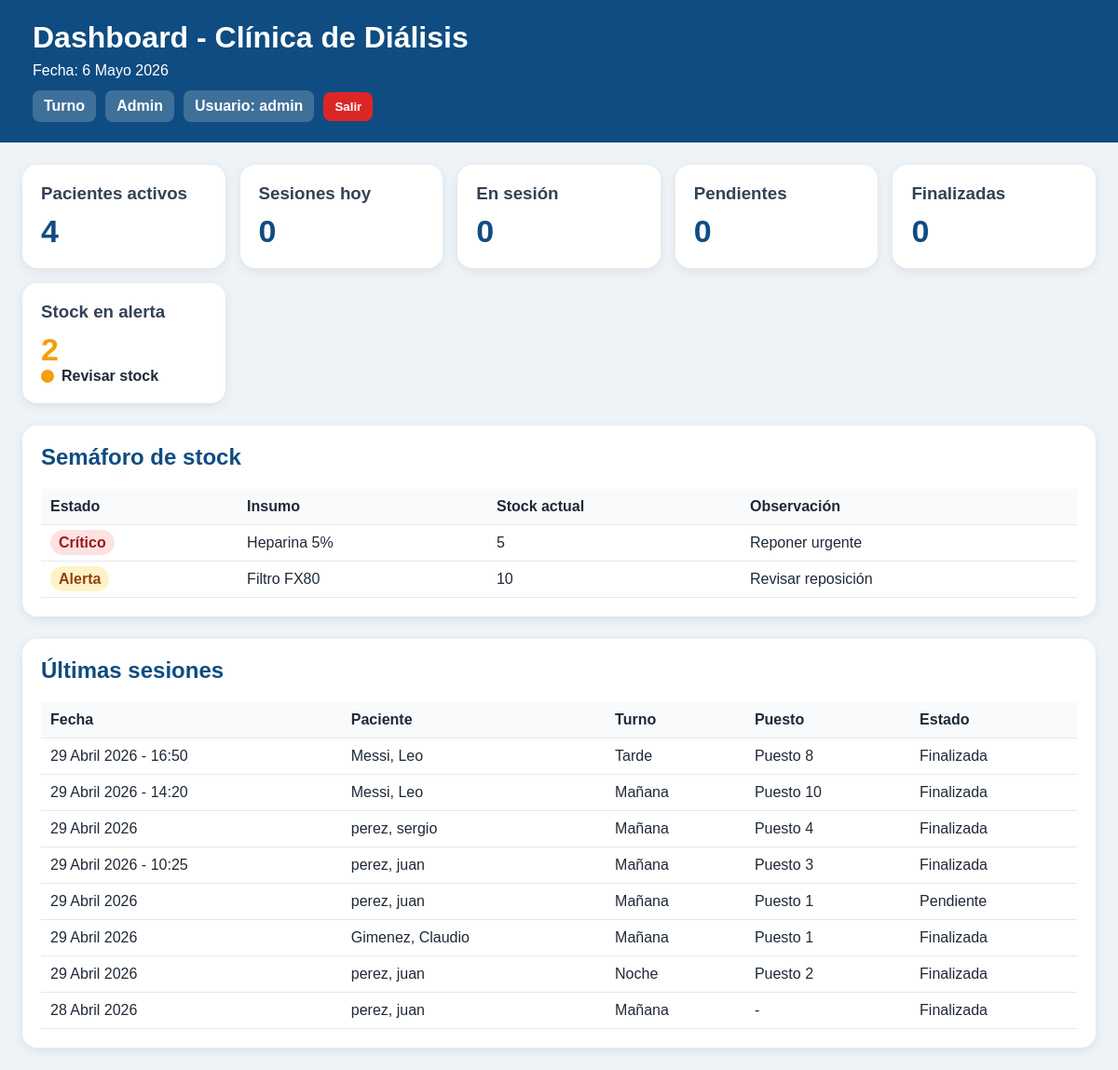
The app's page /dashboard/ (signed in), older data.
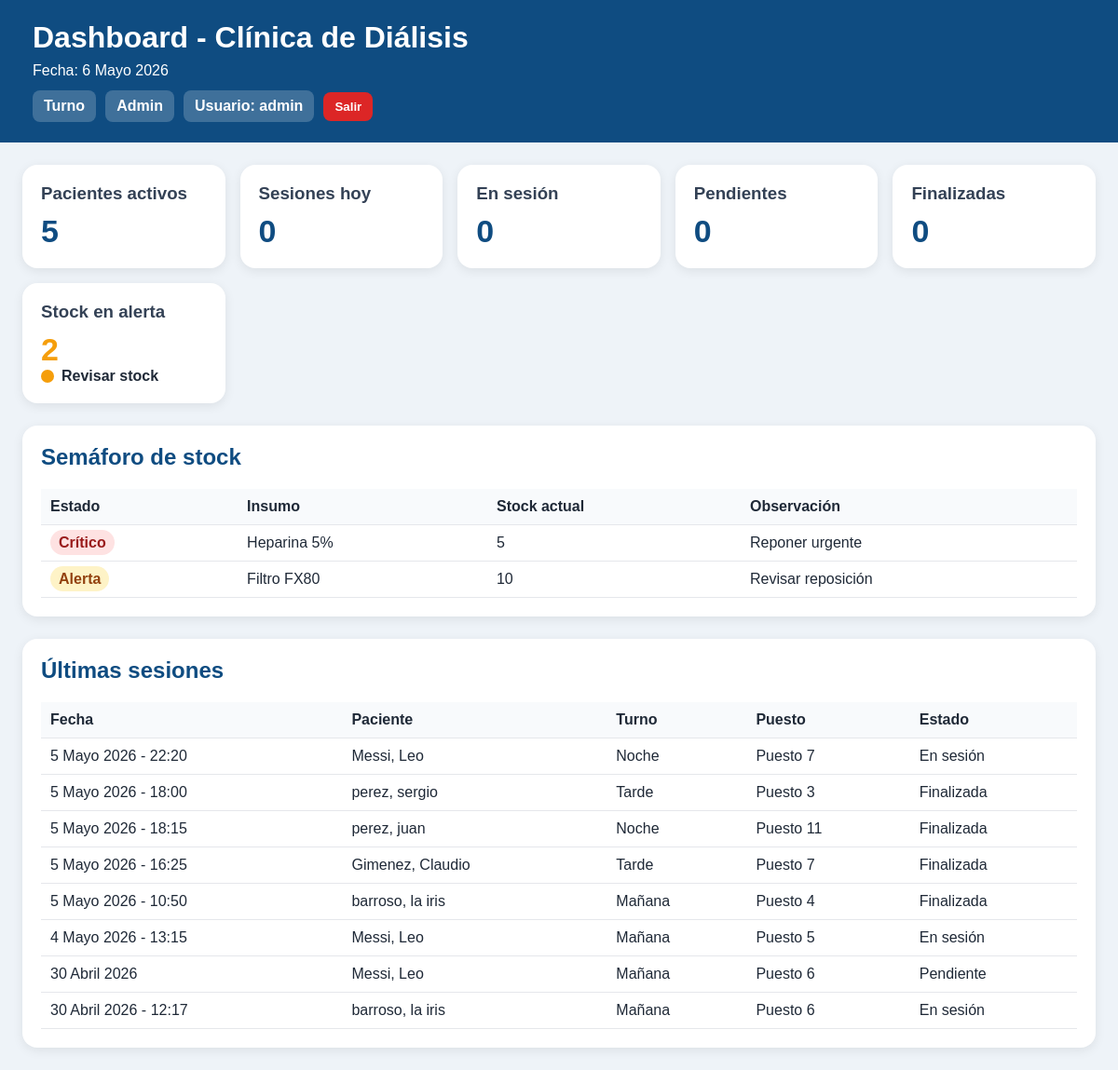
The same page, newer data.
### stock/models.py (models this page shows, shortened)
class Insumo(models.Model):
    nombre = models.CharField(max_length=120, unique=True)
    stock_actual = models.IntegerField(default=0)
    stock_minimo = models.IntegerField(default=0)
    unidad = models.CharField(max_length=30, default="unidad")
    activo = models.BooleanField(default=True)

### sesiones/models.py (models this page shows, shortened)
class SesionDialisis(models.Model):
    TURNO_CHOICES = [
        ("manana", "Mañana"),
        ("tarde", "Tarde"),
        ("noche", "Noche"),
    ]
    ESTADO_CHOICES = [
        ("pendiente", "Pendiente"),
        ("activa", "En sesión"),
        ("finalizada", "Finalizada"),
    ]
    paciente = models.ForeignKey(Paciente, on_delete=models.CASCADE)
    puesto = models.ForeignKey(Puesto, on_delete=models.SET_NULL, null=True, blank=True)
    fecha = models.DateField()
    turno = models.CharField(max_length=10, choices=TURNO_CHOICES)
    estado = models.CharField(max_length=20, choices=ESTADO_CHOICES, default="pendiente")
    peso_pre = models.DecimalField(max_digits=5, decimal_places=2, null=True, blank=True)
    peso_post = models.DecimalField(max_digits=5, decimal_places=2, null=True, blank=True)
    ta_inicial = models.CharField(max_length=20, blank=True)
    ta_final = models.CharField(max_length=20, blank=True)
    medicacion = models.TextField(blank=True)
    incidencias = models.TextField(blank=True)
    observaciones = models.TextField(blank=True)
    finalizada = models.BooleanField(default=False)
    creada_en = models.DateTimeField(auto_now_add=True)
    class Meta:
        ordering = ["-fecha", "turno"]

class PlanillaHemodialisis(models.Model):
    sesion = models.OneToOneField(SesionDialisis, on_delete=models.CASCADE)
    acceso_vascular = models.CharField(max_length=100, blank=True)
    dializador = models.CharField(max_length=100, blank=True)
    concentrado = models.CharField(max_length=100, blank=True)
    agujas = models.CharField(max_length=100, blank=True)
    talla = models.CharField(max_length=50, blank=True)
    peso_seco = models.DecimalField(max_digits=5, decimal_places=2, null=True, blank=True)
    td = models.CharField(max_length=50, blank=True)
    qb = models.CharField(max_length=50, blank=True)
    qd = models.CharField(max_length=50, blank=True)
    na = models.CharField(max_length=50, blank=True)
    peso_pre = models.DecimalField(max_digits=5, decimal_places=2, null=True, blank=True)
    peso_post = models.DecimalField(max_digits=5, decimal_places=2, null=True, blank=True)
    uf_prescripta = models.CharField(max_length=50, blank=True)
    temperatura_inicial = models.CharField(max_length=50, blank=True)
    frecuencia_cardiaca_inicial = models.CharField(max_length=50, blank=True)
    ta_inicial = models.CharField(max_length=50, blank=True)
    heparina_inicial = models.CharField(max_length=100, blank=True)
    hora_inicio = models.CharField(max_length=50, blank=True)
    temperatura_final = models.CharField(max_length=50, blank=True)
    ta_egreso = models.CharField(max_length=50, blank=True)
    frecuencia_cardiaca_final = models.CharField(max_length=50, blank=True)
    uf_final = models.CharField(max_length=50, blank=True)
    hora_fin = models.CharField(max_length=50, blank=True)
    atb = models.CharField(max_length=100, blank=True)
    observaciones = models.TextField(blank=True)

class Puesto(models.Model):
    numero = models.PositiveIntegerField(unique=True)
    activo = models.BooleanField(default=True)
    def __str__(self):
        return f"Puesto {self.numero}"

### pacientes/models.py (models this page shows)
class Paciente(models.Model):
    nombre = models.CharField(max_length=100)
    apellido = models.CharField(max_length=100)
    dni = models.CharField(max_length=20, unique=True)
    fecha_nacimiento = models.DateField(null=True, blank=True)
    telefono = models.CharField(max_length=30, blank=True)
    direccion = models.CharField(max_length=200, blank=True)
    obra_social = models.CharField(max_length=100, blank=True)
    diagnostico = models.TextField(blank=True)
    acceso_vascular = models.CharField(max_length=100, blank=True)
    medico_tratante = models.CharField(max_length=100, blank=True)
    activo = models.BooleanField(default=True)
    observaciones = models.TextField(blank=True)
    creado_en = models.DateTimeField(auto_now_add=True)
    class Meta:
        ordering = ["apellido", "nombre"]
    def __str__(self):
        return f"{self.apellido}, {self.nombre}"

### dashboard/views.py (the view)
# urls.py: path("dashboard/", views.inicio, name="inicio"),
@login_required
def inicio(request):
    hoy = date.today()
    pacientes_activos = Paciente.objects.filter(activo=True).count()
    sesiones_hoy = SesionDialisis.objects.filter(fecha=hoy).count()
    sesiones_activas = SesionDialisis.objects.filter(fecha=hoy, estado="activa", finalizada=False).count()
    sesiones_pendientes = SesionDialisis.objects.filter(fecha=hoy, estado="pendiente", finalizada=False).count()
    sesiones_finalizadas = SesionDialisis.objects.filter(fecha=hoy, finalizada=True).count()
    stock_alerta = 0
    insumos_alerta = []
    if Insumo:
        insumos_alerta = Insumo.objects.filter(
            activo=True,
            stock_actual__lte=20
        ).order_by("stock_actual")
        stock_alerta = insumos_alerta.count()
    ultimas_sesiones = list(
        SesionDialisis.objects.select_related("paciente", "puesto")
        .order_by("-fecha", "-id")[:8]
    )
    for s in ultimas_sesiones:
        try:
            s.planilla = s.planillahemodialisis
        except Exception:
            s.planilla = None
    context = {
        "hoy": hoy,
        "pacientes_activos": pacientes_activos,
        "sesiones_hoy": sesiones_hoy,
        "sesiones_activas": sesiones_activas,
        "sesiones_pendientes": sesiones_pendientes,
        "sesiones_finalizadas": sesiones_finalizadas,
        "stock_alerta": stock_alerta,
        "insumos_alerta": insumos_alerta,
        "ultimas_sesiones": ultimas_sesiones,
    }
    context.update(contexto_roles(request))
    return render(request, "dashboard/inicio.html", context)

### dashboard/views.py (called while the page is built)
def usuario_en_grupo(user, nombre_grupo):
    return user.groups.filter(name=nombre_grupo).exists()

def contexto_roles(request):
    return {
        "es_enfermero": usuario_en_grupo(request.user, "Enfermeros"),
        "es_medico": usuario_en_grupo(request.user, "Medicos"),
        "es_administracion": usuario_en_grupo(request.user, "Administracion"),
        "es_superadmin": request.user.is_superuser,
    }

### dashboard/templates/dashboard/inicio.html (shortened to what the changed rows need)
<!DOCTYPE html>
<html lang="es">
<head>
</head>
<body>
<div class="header">
    <h1>Dashboard - Clínica de Diálisis</h1>
</div>
<div class="container">
    <div class="cards">
        <div class="card">
            <h3>Pacientes activos</h3>
            <div class="valor">{{ pacientes_activos }}</div>
        </div>
    </div>
    <div class="panel">
        <h2>Semáforo de stock</h2>
        <table>
            <tr>
                <th>Estado</th>
                <th>Insumo</th>
                <th>Stock actual</th>
                <th>Observación</th>
            </tr>
            {% for insumo in insumos_alerta %}
            <tr>
                <td>
                    {% if insumo.stock_actual <= 5 %}
                        <span class="badge-rojo">Crítico</span>
                    {% elif insumo.stock_actual <= 20 %}
                        <span class="badge-amarillo">Alerta</span>
                    {% else %}
                        <span class="badge-verde">Normal</span>
                    {% endif %}
                </td>
                <td>{{ insumo.nombre }}</td>
                <td>{{ insumo.stock_actual }}</td>
                <td>
                    {% if insumo.stock_actual <= 5 %}
                        Reponer urgente
                    {% elif insumo.stock_actual <= 20 %}
                        Revisar reposición
                    {% else %}
                        Stock suficiente
                    {% endif %}
                </td>
            </tr>
            {% endfor %}
        </table>
    </div>
    <div class="panel">
        <h2>Últimas sesiones</h2>
        <table>
            <tr>
                <th>Fecha</th>
                <th>Paciente</th>
                <th>Turno</th>
                <th>Puesto</th>
                <th>Estado</th>
            </tr>
            {% for s in ultimas_sesiones %}
            <tr>
                <td>
                    {{ s.fecha }}
                    {% if s.planilla and s.planilla.hora_inicio %}
                        - {{ s.planilla.hora_inicio }}
                    {% endif %}
                </td>
                <td>{{ s.paciente }}</td>
                <td>{{ s.get_turno_display }}</td>
                <td>{{ s.puesto|default:"-" }}</td>
                <td>{{ s.get_estado_display }}</td>
            </tr>
            {% empty %}
            <tr>
                <td colspan="5">No hay sesiones cargadas.</td>
            </tr>
            {% endfor %}
        </table>
    </div>
</div>
</body>
</html>

Row changes from the older to the newer data that the page shows:
no longer on this page (row unchanged): SesionDialisis: fecha "29 Abril 2026", planilla.hora_inicio "16:50", paciente "Messi, Leo", turno "Tarde", puesto "Puesto 8", estado "Finalizada"
no longer on this page (row unchanged): SesionDialisis: fecha "29 Abril 2026", planilla.hora_inicio "14:20", paciente "Messi, Leo", turno "Mañana", puesto "Puesto 10", estado "Finalizada"
no longer on this page (row unchanged): SesionDialisis: fecha "29 Abril 2026", paciente "perez, sergio", turno "Mañana", puesto "Puesto 4", estado "Finalizada"
no longer on this page (row unchanged): SesionDialisis: fecha "29 Abril 2026", planilla.hora_inicio "10:25", paciente "perez, juan", turno "Mañana", puesto "Puesto 3", estado "Finalizada"
no longer on this page (row unchanged): SesionDialisis: fecha "29 Abril 2026", paciente "perez, juan", turno "Mañana", puesto "Puesto 1", estado "Pendiente"
no longer on this page (row unchanged): SesionDialisis: fecha "29 Abril 2026", paciente "Gimenez, Claudio", turno "Mañana", puesto "Puesto 1", estado "Finalizada"
no longer on this page (row unchanged): SesionDialisis: fecha "29 Abril 2026", paciente "perez, juan", turno "Noche", puesto "Puesto 2", estado "Finalizada"
no longer on this page (row unchanged): SesionDialisis: fecha "28 Abril 2026", paciente "perez, juan", turno "Mañana", puesto "-", estado "Finalizada"
added SesionDialisis: fecha "5 Mayo 2026", planilla.hora_inicio "22:20", paciente "Messi, Leo", turno "Noche", puesto "Puesto 7", estado "En sesión"
added SesionDialisis: fecha "5 Mayo 2026", planilla.hora_inicio "18:00", paciente "perez, sergio", turno "Tarde", puesto "Puesto 3", estado "Finalizada"
added SesionDialisis: fecha "5 Mayo 2026", planilla.hora_inicio "18:15", paciente "perez, juan", turno "Noche", puesto "Puesto 11", estado "Finalizada"
added SesionDialisis: fecha "5 Mayo 2026", planilla.hora_inicio "16:25", paciente "Gimenez, Claudio", turno "Tarde", puesto "Puesto 7", estado "Finalizada"
added SesionDialisis: fecha "5 Mayo 2026", planilla.hora_inicio "10:50", paciente "barroso, la iris", turno "Mañana", puesto "Puesto 4", estado "Finalizada"
added SesionDialisis: fecha "4 Mayo 2026", planilla.hora_inicio "13:15", paciente "Messi, Leo", turno "Mañana", puesto "Puesto 5", estado "En sesión"
added SesionDialisis: fecha "30 Abril 2026", paciente "Messi, Leo", turno "Mañana", puesto "Puesto 6", estado "Pendiente"
added SesionDialisis: fecha "30 Abril 2026", planilla.hora_inicio "12:17", paciente "barroso, la iris", turno "Mañana", puesto "Puesto 6", estado "En sesión"
Text that changed along with them:
{{ pacientes_activos }}: "4" → "5"
